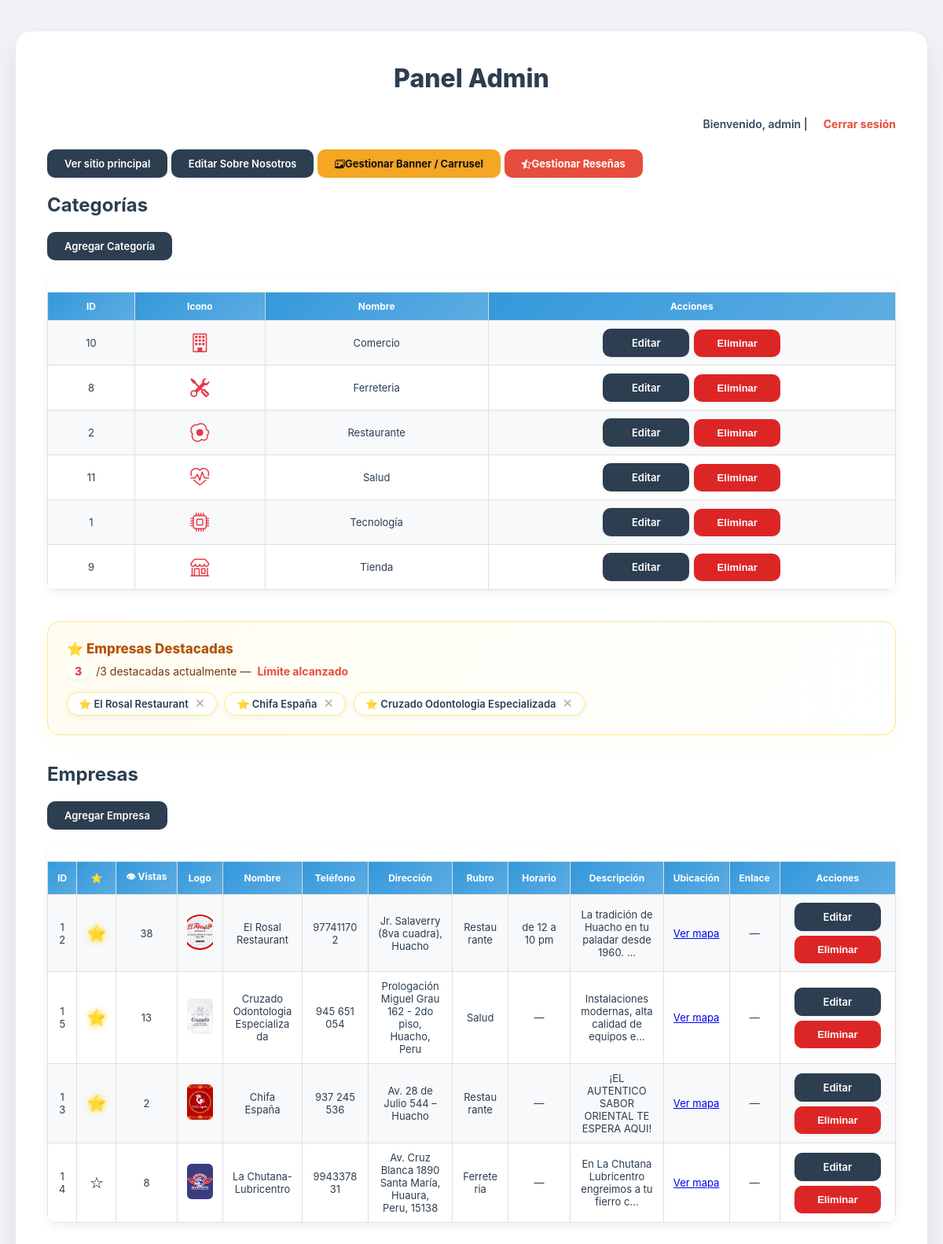
The page /login/editor.php (signed in) on the database as committed earlier.
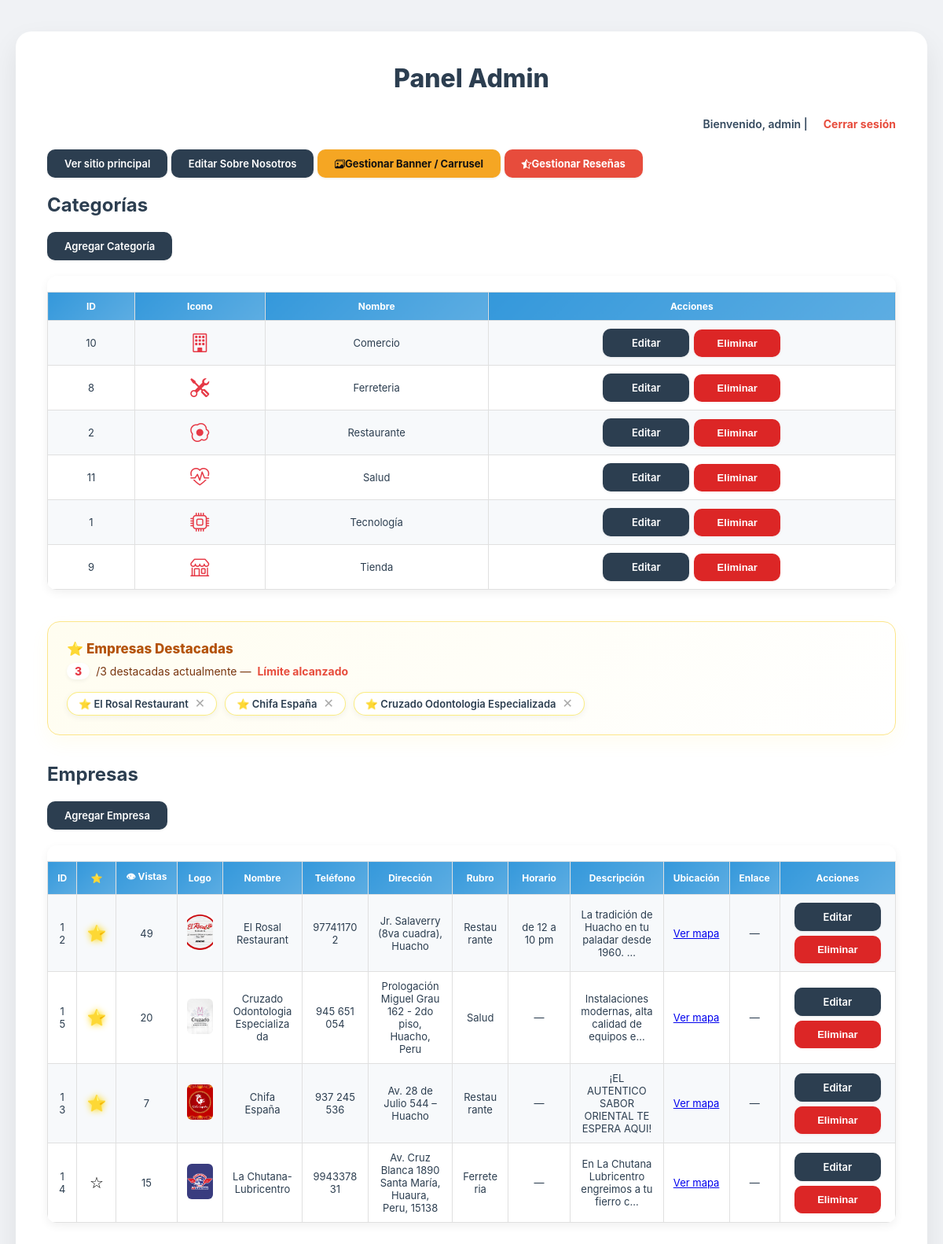
The same page on the database as committed later.
### tables this page shows
CREATE TABLE `empresas` (
  `id_empresa` int(11) NOT NULL,
  `logo` varchar(255) DEFAULT NULL,
  `nombre` varchar(150) NOT NULL,
  `slug` varchar(255) DEFAULT NULL,
  `email` varchar(100) DEFAULT NULL,
  `telefono` varchar(20) DEFAULT NULL,
  `direccion` varchar(200) DEFAULT NULL,
  `id_categoria` int(11) DEFAULT NULL,
  `fecha_registro` timestamp NOT NULL DEFAULT current_timestamp(),
  `horario` varchar(100) DEFAULT NULL,
  `descripcion` text DEFAULT NULL,
  `ubicacion_link` varchar(500) DEFAULT NULL,
  `link_empresa` varchar(255) DEFAULT NULL,
  `vistas` int(11) DEFAULT 0,
  `destacada` tinyint(1) DEFAULT 0,
  `facebook` varchar(255) DEFAULT NULL
);

CREATE TABLE `categorias` (
  `id_categoria` int(11) NOT NULL,
  `nombre` varchar(100) NOT NULL,
  `slug` varchar(255) DEFAULT NULL,
  `descripcion` text DEFAULT NULL,
  `icono` varchar(50) DEFAULT 'bi-briefcase'
);

### login/editor.php (the view, shortened to what the changed rows need)
<?php
include '../db.php';
$rol = $_SESSION['rol'];
?>
<!DOCTYPE html>
<html lang="es">
<head>
    <link rel="stylesheet" href="/guiaempresarial.pe/assets/css/login.css">
    <link rel="stylesheet" href="https://cdn.jsdelivr.net/npm/bootstrap-icons@1.11.3/font/bootstrap-icons.min.css">
</head>
<body>
    <div class="panel-container">
        <section class="panel">
            <h1 class="panel-title">Panel <?= ucfirst($rol) ?></h1>
            <h2>Categorías</h2><br>
            <br><br>
            <div class="table-wrap">
                <table>
                    <tr>
                        <th>ID</th>
                        <th>Icono</th>
                        <th>Nombre</th>
                        <th>Acciones</th>
                    </tr>
                </table>
            </div>
            <br><br>
            <?php
            $res_dest = $conexion->query("SELECT id_empresa, nombre FROM empresas WHERE destacada=1");
            $total_dest = $res_dest->num_rows;
            ?>
            <div class="destacadas-section">
                <?php if ($total_dest > 0): ?>
                    <div class="destacadas-lista">
                        <?php while ($d = $res_dest->fetch_assoc()): ?>
                            <div class="destacada-chip" id="chip-<?= $d['id_empresa'] ?>">
                                ⭐ <?= htmlspecialchars($d['nombre']) ?>
                                <button onclick="toggleDestacada(<?= $d['id_empresa'] ?>, 'quitar')" title="Quitar">✕</button>
                            </div>
                        <?php endwhile; ?>
                    </div>
                <?php else: ?>
                    <p style="color:#aaa;font-size:13px;">No hay empresas destacadas. Haz clic en ☆ en la tabla para
                        destacar una.</p>
                <?php endif; ?>
            </div>
            <h2>Empresas</h2><br>
            <br><br>
            <div class="table-wrap">
                <table>
                    <tr>
                        <th>ID</th>
                        <th>⭐</th>
                        <th>👁 Vistas</th>
                        <th>Logo</th>
                        <th>Nombre</th>
                        <th>Teléfono</th>
                        <th>Dirección</th>
                        <th>Rubro</th>
                        <th>Horario</th>
                        <th>Descripción</th>
                        <th>Ubicación</th>
                        <th>Enlace</th>
                        <th>Acciones</th>
                    </tr>
                    <?php
                    $res = $conexion->query("
    SELECT e.id_empresa, e.logo, e.nombre, e.telefono, e.direccion,
           e.descripcion, e.horario, e.ubicacion_link, e.link_empresa,
           e.destacada, e.vistas, c.nombre AS categoria
    FROM empresas e
    JOIN categorias c ON e.id_categoria = c.id_categoria
    ORDER BY e.destacada DESC, e.vistas DESC
");
                    while ($fila = $res->fetch_assoc()):
                        ?>
                        <tr id="fila-<?= $fila['id_empresa'] ?>">
                            <td data-label="ID"><?= $fila['id_empresa'] ?></td>
                            <td data-label="Destacada">
                                <button class="btn-estrella <?= $fila['destacada'] ? 'activa' : '' ?>"
                                    onclick="toggleDestacada(<?= $fila['id_empresa'] ?>, '<?= $fila['destacada'] ? 'quitar' : 'destacar' ?>')"
                                    title="<?= $fila['destacada'] ? 'Quitar destacada' : 'Destacar' ?>">
                                    <?= $fila['destacada'] ? '⭐' : '☆' ?>
                                </button>
                            </td>
                            <td data-label="Vistas"><?= number_format($fila['vistas']) ?></td>
                            <td data-label="Logo">
                                <?php if (!empty($fila['logo'])): ?>
                                    <img src="/guiaempresarial.pe/assets/img/<?= htmlspecialchars($fila['logo']) ?>"
                                        style="width:45px;height:45px;object-fit:cover;border-radius:6px;">
                                <?php else: ?>—<?php endif; ?>
                            </td>
                            <td data-label="Nombre"><?= htmlspecialchars($fila['nombre']) ?></td>
                            <td data-label="Teléfono"><?= htmlspecialchars($fila['telefono'] ?? '—') ?></td>
                            <td data-label="Dirección"><?= htmlspecialchars($fila['direccion'] ?? '—') ?></td>
                            <td data-label="Rubro"><?= htmlspecialchars($fila['categoria']) ?></td>
                            <td data-label="Horario">
                                <?= !empty($fila['horario']) ? htmlspecialchars($fila['horario']) : '—' ?></td>
                            <td data-label="Descripción">
                                <?= !empty($fila['descripcion']) ? htmlspecialchars(mb_strimwidth($fila['descripcion'], 0, 50, '…')) : '—' ?>
                            </td>
                            <td data-label="Mapa">
                                <?php if (!empty($fila['ubicacion_link'])): ?>
                                    <a href="<?= htmlspecialchars($fila['ubicacion_link']) ?>" target="_blank">Ver mapa</a>
                                <?php else: ?>—<?php endif; ?>
                            </td>
                            <td data-label="Web">
                                <?php if (!empty($fila['link_empresa'])): ?>
                                    <a href="<?= htmlspecialchars($fila['link_empresa']) ?>" target="_blank">Ver página</a>
                                <?php else: ?>—<?php endif; ?>
                            </td>
                            <td data-label="Acciones">
                                <div class="acciones">
                                    <a href="editar.php?id=<?= $fila['id_empresa'] ?>" class="btn">Editar</a>
                                    <button onclick="eliminarRegistro('empresa', <?= $fila['id_empresa'] ?>, this)"
                                        class="btn btn-danger">Eliminar</button>
                                </div>
                            </td>
                        </tr>
                    <?php endwhile; ?>
                </table>
            </div>
            <br><br>
        </section>
    </div>
</body>
</html>

Rows that differ between the two databases and show on the page:
changed empresas "El Rosal Restaurant": vistas "38" → "49"
changed empresas "Chifa España": vistas "2" → "7"
changed empresas "Cruzado Odontologia Especializada": vistas "13" → "20"
changed empresas "La Chutana-Lubricentro": vistas "8" → "15"
